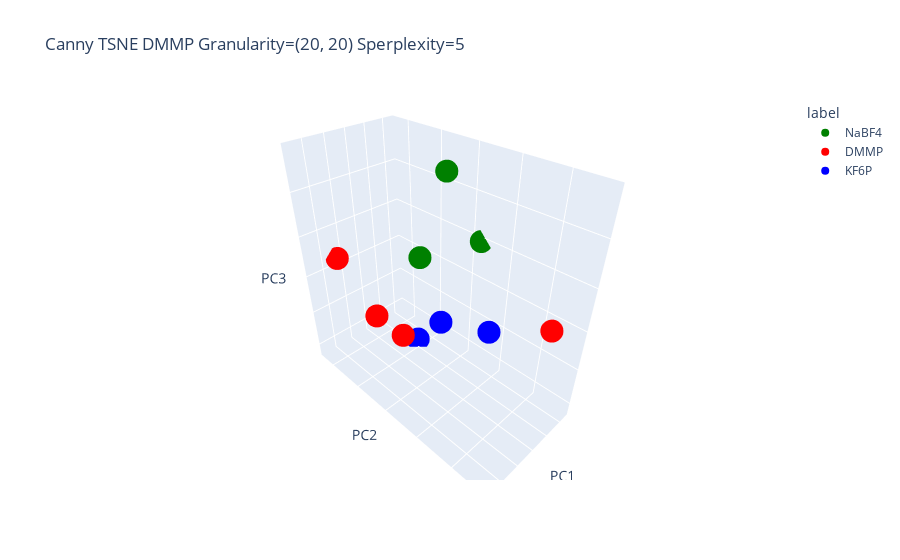

The cell this chart's notebook holds for it:
### Code cell
import plotly.express as px

fig = px.scatter_3d(df, x='PC1', y='PC2',z='PC3',  color='label', symbol='label', title='Canny TSNE %s Granularity=%s Sperplexity=%s' % (molecular_imprinting_name, str(resize_x[0].shape), str(perplexity)), color_discrete_map={
                "DMMP": "red",
                "NaBF4": "green",
                "KF6P": "blue",
                "MPA": "goldenrod",
                "MP": "purple"},
                symbol_sequence= ['circle', 'circle', 'circle', 'circle'],)
fig.update_layout(scene=dict(
    xaxis=dict(showticklabels=False),
    yaxis=dict(showticklabels=False),
    zaxis=dict(showticklabels=False)
))
fig.show()

### Figure 1 — Plotly figure (JSON) as saved in the notebook; plotly's stock layout.template omitted (floating-point values rounded to 4 significant figures)
{"data": [{"hovertemplate": "label=NaBF4<br>PC1=%{x}<br>PC2=%{y}<br>PC3=%{z}<extra></extra>", "legendgroup": "NaBF4", "marker": {"color": "green", "symbol": "circle"}, "mode": "markers", "name": "NaBF4", "scene": "scene", "showlegend": true, "x": [-2.152, -121.0, -96.31], "y": [35.38, 25.12, -138.9], "z": [281.5, 94.5, -4.45], "type": "scatter3d"}, {"hovertemplate": "label=DMMP<br>PC1=%{x}<br>PC2=%{y}<br>PC3=%{z}<extra></extra>", "legendgroup": "DMMP", "marker": {"color": "red", "symbol": "circle"}, "mode": "markers", "name": "DMMP", "scene": "scene", "showlegend": true, "x": [70.19, 75.94, -16.41, 135.7], "y": [-235.1, -95.58, 272.7, 63.07], "z": [23.4, -61.38, 60.98, 16.39], "type": "scatter3d"}, {"hovertemplate": "label=KF6P<br>PC1=%{x}<br>PC2=%{y}<br>PC3=%{z}<extra></extra>", "legendgroup": "KF6P", "marker": {"color": "blue", "symbol": "circle"}, "mode": "markers", "name": "KF6P", "scene": "scene", "showlegend": true, "x": [-57.01, -40.09, -30.58], "y": [-110.3, 124.6, -3.229], "z": [-220.3, -45.31, -87.39], "type": "scatter3d"}], "layout": {"scene": {"domain": {"x": [0.0, 1.0], "y": [0.0, 1.0]}, "xaxis": {"title": {"text": "PC1"}, "showticklabels": false}, "yaxis": {"title": {"text": "PC2"}, "showticklabels": false}, "zaxis": {"title": {"text": "PC3"}, "showticklabels": false}}, "legend": {"title": {"text": "label"}, "tracegroupgap": 0}, "title": {"text": "Canny TSNE DMMP Granularity=(20, 20) Sperplexity=5"}}}
